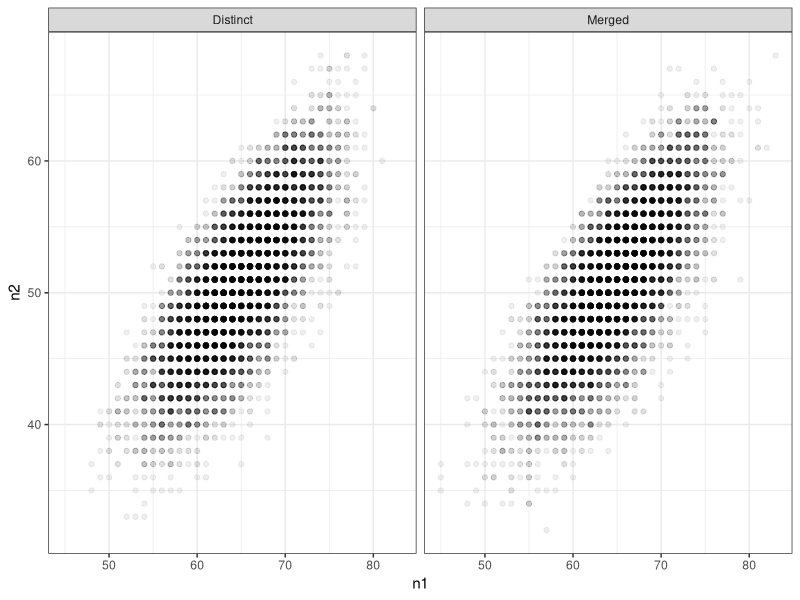
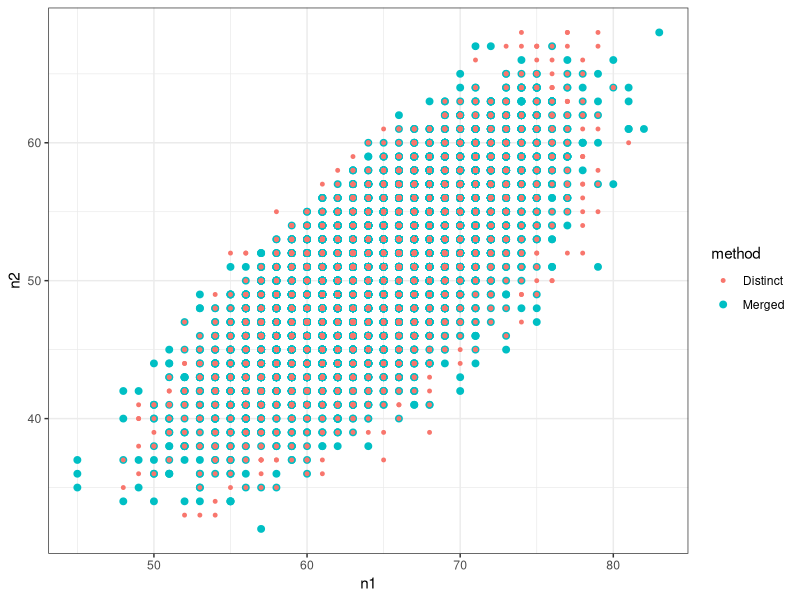

Recreate these plots in R, in order.
# merge_vs_distinct.R
#
# Author: Bob Verity
# Date: 2023-04-03
#
# Purpose:
# Explore by simulation whether two approaches to modelling structured survival
# are the same.
#
# Method1: merge groups
# We have a population of size N in which individuals are split into two groups
# - a fast-decaying group (group1) and a slow-decaying group (group2. Every
# individual has an independent probability p_group1 of being in group1, but we
# don't ever draw from this probability, i.e. we don't know which group
# individuals fall in. Instead, we do a weighted sum over the survival curves,
# so the probability of being susceptible (i.e. alive) over time is given by
# p_group1*exp(-lambda_1*t) + (1 - p_group1)*exp(-lambda_2*t). We draw
# binomially from this probability at the first time point, and for the
# surviving individuals we calculate the probability of decaying by time t2
# *conditional* on being alive at time t1, and draw from this binomial
# probability.
#
# Method2: distinct groups
# Unlike method1, we draw the group of every individual at the start. We then
# draw from a simple Poisson process for individuals in each group given their
# group-specific rates. The total number alive at each time point is the sum
# over the two groups.
#
# Conclusion:
# The two process appear to be identical, at least by visual inspection based on
# simulations.
#
# ------------------------------------------------------------------

library(tidyverse)
set.seed(1)

# define two groups. Group one is "fast", group 2 is "slow". Also set the total
# sample size and the probability of being in either of these groups
lambda_1 <- 1
lambda_2 <- 0.1
N <- 100
p_group1 <- 0.25

# set the time at which we make the first and second samples
t1 <- 2
t2 <- 4

# set the number of draws we will make from the process
reps <- 1e4

#################################
#### METHOD 1 - MERGE GROUPS ####
#################################

# calculate the probability of still being susceptible at times t1 and t2
p_sus_t1 <- p_group1*exp(-lambda_1*t1) + (1 - p_group1)*exp(-lambda_2*t1)
p_sus_t2 <- p_group1*exp(-lambda_1*t2) + (1 - p_group1)*exp(-lambda_2*t2)

# calculate the probability of being susceptible at time t2 as a proportion of
# those who were susceptible at time t1
p_sus_t2_conditional <- p_sus_t2 / p_sus_t1

# draw the number of susceptibles at time t1, and the number still susceptible
# at time t2
n1 <- rbinom(reps, N, p_sus_t1)
n2 <- rbinom(reps, n1, p_sus_t2_conditional)


####################################
#### METHOD 1 - DISTINCT GROUPS ####
####################################

# calculate the probability of being susceptible by time t1 in each of the
# groups
p_sus_t1_g1 <- exp(-lambda_1*t1)
p_sus_t1_g2 <- exp(-lambda_2*t1)

# calculate the probability of remaining susceptible between times t1 and t2 in
# each of the groups
p_sus_t2_g1 <- exp(-lambda_1*(t2 - t1))
p_sus_t2_g2 <- exp(-lambda_2*(t2 - t1))

# draw the number of individuals in each group
n_g1 <- rbinom(reps, N, p_group1)
n_g2 <- N - n_g1

# draw the number of susceptibles at time t1 in each group, and at time t2
n1_g1 <- rbinom(reps, n_g1, p_sus_t1_g1)
n1_g2 <- rbinom(reps, n_g2, p_sus_t1_g2)
n2_g1 <- rbinom(reps, n1_g1, p_sus_t2_g1)
n2_g2 <- rbinom(reps, n1_g2, p_sus_t2_g2)

# combine groups
n1B <- n1_g1 + n1_g2
n2B <- n2_g1 + n2_g2


#########################
#### COMPARE RESULTS ####
#########################

# get results in long format
df_long <- rbind(data.frame(method = "Merged", n1 = n1, n2 = n2),
                 data.frame(method = "Distinct", n1 = n1B, n2 = n2B))

# scatterplot results
df_long %>%
  ggplot() + theme_bw() +
  geom_point(aes(x = n1, y = n2), col = "#00000010") +
  facet_wrap(~method)

df_long %>%
  ggplot() + theme_bw() +
  geom_point(aes(x = n1, y = n2, col = method, size = method)) +
  scale_size_manual(values = c(1,2))
